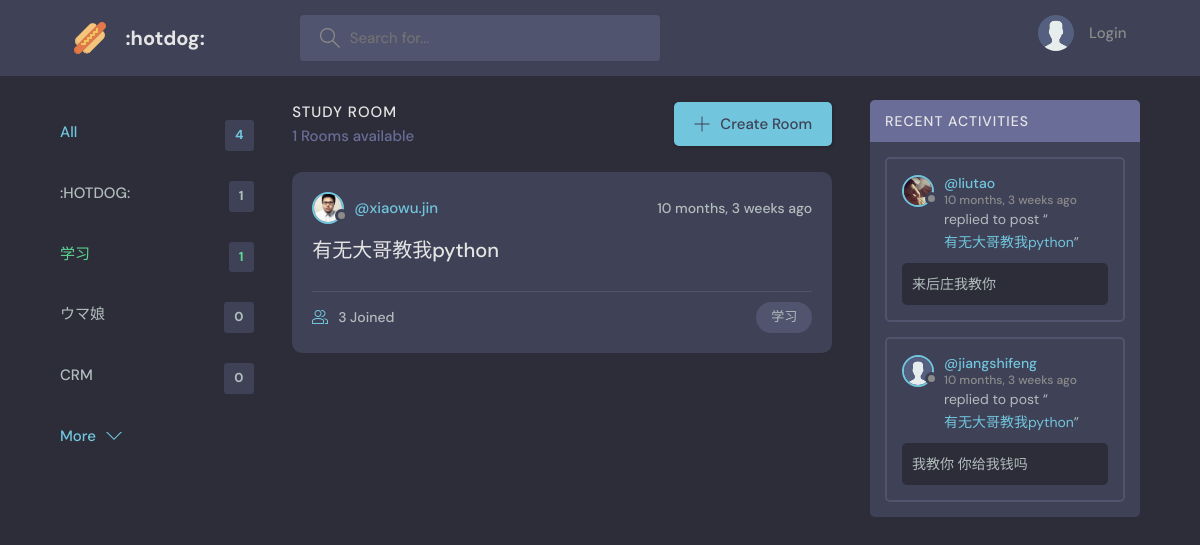
/?q=学习, run on an earlier commit of the app's database.
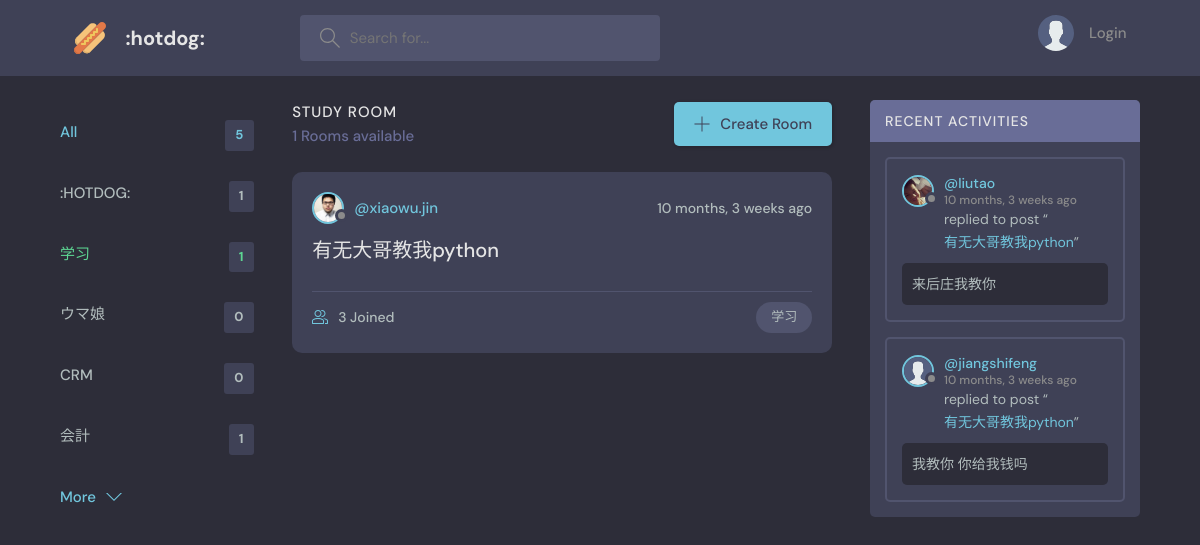
And on a later commit of the database.
### base/models.py (models this page shows, shortened)
class Topic(models.Model):
    name = models.CharField(max_length=200)
    is_active = models.BooleanField(default=False)
    created = models.DateTimeField(auto_now_add=True)
    class Meta:
        ordering = ['-created']
    def __str__(self):
        return self.name

class Room(models.Model):
    host = models.ForeignKey(User, on_delete=models.SET_NULL, null=True)
    topic = models.ForeignKey(Topic, on_delete=models.SET_NULL, null=True)
    name = models.CharField(max_length=200)
    description = models.TextField(null=True,blank=True)
    participants= models.ManyToManyField(User,related_name='participants',blank=True)
    updated = models.DateTimeField(auto_now=True)
    created = models.DateTimeField(auto_now_add=True)
    class Meta:
        ordering = ['-updated','-created']

class User(AbstractUser):
    name = models.CharField(max_length=200, null=True)
    email = models.EmailField(unique=True,null=True)
    bio = models.TextField(null=True)
    is_online = models.BooleanField(default=False)
    avatar = models.ImageField(null=True, default="avatar.svg")
    USERNAME_FIELD = 'email'
    REQUIRED_FIELDS = []

class Message(models.Model):
    user = models.ForeignKey(User, on_delete=models.CASCADE)
    room = models.ForeignKey(Room, on_delete=models.CASCADE)
    body = models.TextField()
    updated = models.DateTimeField(auto_now=True)
    created = models.DateTimeField(auto_now_add=True)
    class Meta:
        ordering = ['-updated','-created']

### base/views.py (the view)
# urls.py: path('', views.home, name="home"),
def home(request):
    q = request.GET.get('q') if request.GET.get('q') != None else ''
    rooms = Room.objects.filter(
        Q(topic__name__icontains=q) |
        Q(name__icontains=q) |
        Q(description__icontains=q)
    )
    room_count = rooms.count()
    topics = Topic.objects.all()
    topics_first_five = topics[0:5]
    room_messages = Message.objects.filter(
        Q(room__topic__name__icontains=q)
    )
    topics.update(is_active=False)
    if q != '':
        topic = Topic.objects.get(name=q)
        topic.is_active = True
        topic.save()
    context = {'rooms': rooms, 'topics': topics_first_five,
               'room_count': room_count,
               'room_messages': room_messages}
    return render(request, 'base/home.html', context)

### base/templates/base/home.html (shortened to what this page needs)
{% extends 'main.html' %}
{% block content %}
    <main class="layout layout--3">
      <div class="container">
        {% include 'base/topics_component.html' %}
        <div class="roomList">
          <div class="roomList__header">
            <div>
              <h2>Study Room</h2>
              <p>{{room_count}} Rooms available</p>
            </div>
            <a class="btn btn--main" href="{% url 'create-room' %}"}>
              <svg version="1.1" xmlns="http://www.w3.org/2000/svg" width="32" height="32" viewBox="0 0 32 32">
                <title>add</title>
                <path
                  d="M16.943 0.943h-1.885v14.115h-14.115v1.885h14.115v14.115h1.885v-14.115h14.115v-1.885h-14.115v-14.115z"
                ></path>
              </svg>
              Create Room
            </a>
          </div>
          {% include 'base/feed_component.html' %}
        </div>
        {% include 'base/activity_component.html' %}
      </div>
    </main>
   {% endblock %}

### base/templates/base/topics_component.html (shortened to what this page needs)
<div class="topics">
        <ul class="topics__list">
          <li>
            <a href="{% url 'home' %}" class="active">All <span>{{topics.count}}</span></a>
          </li>
          {% for topic in topics %}
          <li>
            {% if topic.is_active %}
            <a  id = "topic_active" href="{% url 'home' %}?q={{topic.name}}" >{{topic.name}} <span>{{topic.room_set.all.count}}</span></a>
            {% else %}
            <a href="{% url 'home' %}?q={{topic.name}}" >{{topic}} <span>{{topic.room_set.all.count}}</span></a>
            {% endif %}
          </li>
          {% endfor %}
        </ul>
        <a class="btn btn--link" href="{% url 'topics' %}">
          More
          <svg version="1.1" xmlns="http://www.w3.org/2000/svg" width="32" height="32" viewBox="0 0 32 32">
            <title>chevron-down</title>
            <path d="M16 21l-13-13h-3l16 16 16-16h-3l-13 13z"></path>
          </svg>
        </a>
</div>

### base/templates/base/feed_component.html (shortened to what this page needs)
{% for room in rooms %}
<div class="roomListRoom">
  <div class="roomListRoom__header">
    <a href="{% url 'user-profile' room.host.id %}" class="roomListRoom__author">
    {% if room.host.is_online %}
    <div class="avatar avatar--small active">
      <img src="{{room.host.avatar.url}}" />
    </div>
    {% else %}
    <div class="avatar avatar--small">
      <img src="{{room.host.avatar.url}}" />
    </div>
    {% endif %}
      <span>@{{room.host.username}}</span>
    </a>
    <div class="roomListRoom__actions">
      <span>{{room.created|timesince}}  ago</span>
    </div>
  </div>
  <div class="roomListRoom__content">
    <a href="{% url 'room' room.id %}">{{room.name}}</a>
  </div>
  <div class="roomListRoom__meta">
    <a class="roomListRoom__joined">
      {{room.participants.all.count}} Joined
    </a>
    <p class="roomListRoom__topic">{{room.topic.name}}</p>
  </div>
</div>
{% endfor %}

### base/templates/base/activity_component.html (shortened to what this page needs)
<div class="activities">
    <div class="activities__header">
      <h2>Recent Activities</h2>
    </div>
    {% for message in room_messages %}
    <div class="activities__box">
      <div class="activities__boxHeader roomListRoom__header">
        <a href="{% url 'user-profile' message.user.id %}" class="roomListRoom__author">
          {% if message.user.is_online %}
          <div class="avatar avatar--small active">
            <img src="{{message.user.avatar.url}}" />
          </div>
          {% else %}
            <div class="avatar avatar--small ">
              <img src="{{message.user.avatar.url}}" />
            </div>
          {% endif %}
          <p>
            @{{message.user.username}}
            <span>{{message.created|timesince}} ago</span>
          </p>
        </a>
      </div>
      <div class="activities__boxContent">
        <p>replied to post “<a href="{% url 'room' message.room.id %}">{{message.room.name}}</a>”</p>
        <div class="activities__boxRoomContent">
        {{message.body}}
        </div>
      </div>
    </div>
    {% endfor %}
  </div>

What changed in the data, as far as the page shows it:
added Topic: name "会計", room_set.all.count "1"
Also different on the page:
{{ topics.count }}: "4" → "5"
